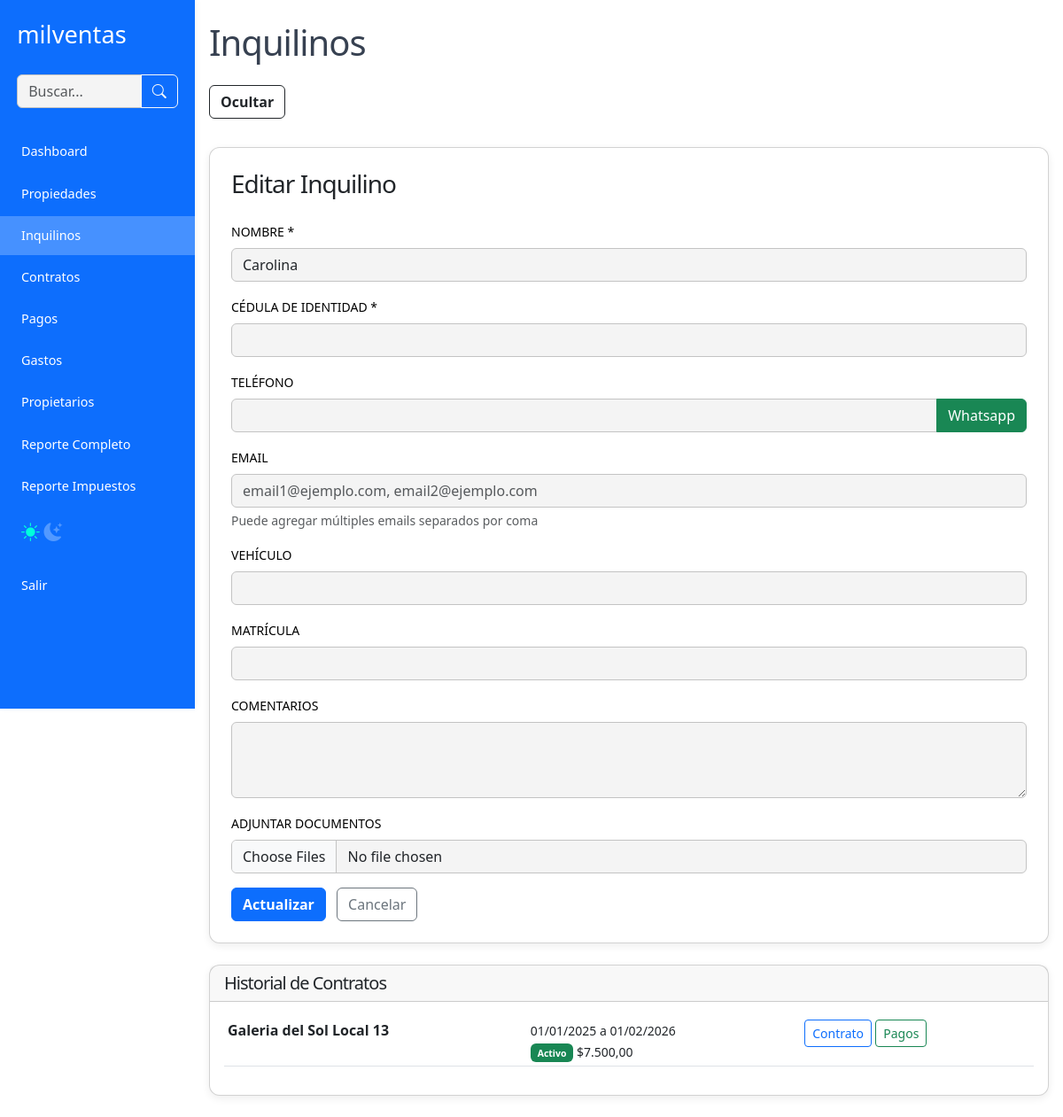
Screenshot of /inquilinos.php?edit=2 (signed in) with the database file from the repository.
### tables this page shows
CREATE TABLE IF NOT EXISTS `inquilinos` (
  `id` int(11) NOT NULL AUTO_INCREMENT,
  `nombre` varchar(255) NOT NULL,
  `cedula` varchar(100) NOT NULL,
  `telefono` varchar(20) DEFAULT NULL,
  `vehiculo` varchar(100) DEFAULT NULL,
  `matricula` varchar(50) DEFAULT NULL,
  `documentos` text NOT NULL,
  `usuario_id` int(11) NOT NULL,
  `fecha_creacion` datetime DEFAULT NULL,
  `fecha_modificacion` datetime DEFAULT NULL,
  PRIMARY KEY (`id`)
);

CREATE TABLE IF NOT EXISTS `contratos` (
  `id` int(11) NOT NULL AUTO_INCREMENT,
  `inquilino_id` int(11) DEFAULT NULL,
  `propiedad_id` int(11) DEFAULT NULL,
  `fecha_inicio` date DEFAULT NULL,
  `fecha_fin` date DEFAULT NULL,
  `importe` decimal(10,2) DEFAULT NULL,
  `garantia` varchar(100) DEFAULT NULL,
  `corredor` varchar(100) DEFAULT NULL,
  `estado` enum('activo','finalizado') DEFAULT NULL,
  `documentos` text,
  `usuario_id` int(11) NOT NULL,
  `fecha_creacion` datetime DEFAULT NULL,
  `fecha_modificacion` datetime DEFAULT NULL,
  PRIMARY KEY (`id`)
);

CREATE TABLE IF NOT EXISTS `propiedades` (
  `id` int(11) NOT NULL AUTO_INCREMENT,
  `nombre` varchar(255) NOT NULL,
  `tipo` varchar(100) DEFAULT NULL,
  `direccion` varchar(255) DEFAULT NULL,
  `galeria` text,
  `local` varchar(100) DEFAULT NULL,
  `precio` decimal(10,2) DEFAULT NULL,
  `incluye_gc` tinyint(1) DEFAULT NULL,
  `gastos_comunes` decimal(10,2) DEFAULT NULL,
  `estado` enum('alquilado','libre','en venta','uso propio') DEFAULT NULL,
  `propietario_id` int(11) DEFAULT NULL,
  `anep` varchar(100) DEFAULT NULL,
  `ose` varchar(100) DEFAULT NULL,
  `ute` varchar(100) DEFAULT NULL,
  `padron` varchar(100) DEFAULT NULL,
  `contribucion_inmobiliaria` varchar(100) DEFAULT NULL,
  `imm_tasa_general` varchar(100) DEFAULT NULL,
  `imm_tarifa_saneamiento` varchar(100) DEFAULT NULL,
  `imm_instalaciones` varchar(100) DEFAULT NULL,
  `imm_adicional_mercantil` varchar(100) DEFAULT NULL,
  `convenios` varchar(100) DEFAULT NULL,
  `comentarios` text,
  `usuario_id` int(11) NOT NULL,
  `fecha_creacion` datetime DEFAULT NULL,
  `fecha_modificacion` datetime DEFAULT NULL,
  `imagenes` text NOT NULL,
  `documentos` text NOT NULL,
  PRIMARY KEY (`id`),
  KEY `idx_usuario_id` (`usuario_id`)
);

### inquilinos.php (the view, shortened to what this page needs)
<?php
require_once 'config.php';
$edit_id = intval($_GET['edit'] ?? 0);
$message = '';
$errors = [];
$inquilino_id = 0;
$show_form = isset($_GET['add']) && $_GET['add'] === 'true';
if ($_SERVER['REQUEST_METHOD'] === 'POST') {
  $nombre = clean_input($_POST['nombre'] ?? '');
  $cedula = clean_input($_POST['cedula'] ?? '');
  $telefono = clean_input($_POST['telefono'] ?? '');
  $email = clean_input($_POST['email'] ?? '');
  $vehiculo = clean_input($_POST['vehiculo'] ?? '');
  $matricula = clean_input($_POST['matricula'] ?? '');
  $comentarios = clean_input($_POST['comentarios'] ?? '');
  $documentos_subidos = [];
  $documentos_anteriores = json_decode($_POST['existing_docs'] ?? '[]', true);
  if (!is_array($documentos_anteriores)) $documentos_anteriores = [];
  if (!empty($_FILES['documentos']['name'][0])) {
    $upload_dir = __DIR__ . '/uploads/';
    if (!file_exists($upload_dir)) {
      mkdir($upload_dir, 0755, true);
    }
    foreach ($_FILES['documentos']['name'] as $k => $name) {
      $tmp_name = $_FILES['documentos']['tmp_name'][$k];
      $basename = uniqid() . '-' . basename($name);
      if (move_uploaded_file($tmp_name, $upload_dir . $basename)) {
        $documentos_subidos[] = $basename;
      } else {
        $errors[] = "Error al subir el documento: $name";
      }
    }
  }
  if (!$nombre) $errors[] = "El nombre es obligatorio.";
  if (!$cedula) $errors[] = "La cédula de identidad es obligatoria.";
  if (empty($errors)) {
    $todos_docs = array_merge($documentos_anteriores, $documentos_subidos);
    $docs_json = json_encode($todos_docs);
    if (isset($_POST['edit_id']) && intval($_POST['edit_id']) > 0) {
      $edit_id = intval($_POST['edit_id']);
      $fecha_modificacion = date('Y-m-d H:i:s');
      $stmt = $pdo->prepare("UPDATE inquilinos SET nombre=?, cedula=?, telefono=?, email=?, vehiculo=?, matricula=?, documentos=?, comentarios=?, fecha_modificacion=? WHERE id=?");
      $stmt->execute([$nombre, $cedula, $telefono, $email, $vehiculo, $matricula, $docs_json, $comentarios, $fecha_modificacion, $edit_id]);
      $message = "Inquilino actualizado correctamente.";
      $inquilino_id = $edit_id;
    } else {
      $usuario_id = $_SESSION['user_id'];
      $fecha_creacion = date('Y-m-d H:i:s');
      $stmt = $pdo->prepare("INSERT INTO inquilinos (nombre, cedula, telefono, email, vehiculo, matricula, documentos, comentarios, usuario_id, fecha_creacion) VALUES (?, ?, ?, ?, ?, ?, ?, ?, ?, ?)");
      $stmt->execute([$nombre, $cedula, $telefono, $email, $vehiculo, $matricula, $docs_json, $comentarios, $usuario_id, $fecha_creacion]);
      $message = "Inquilino creado correctamente.";
      $inquilino_id = $pdo->lastInsertId();
    }
    header("Location: inquilinos.php?msg=" . urlencode($message) . "&inquilino_id=" . $inquilino_id);
    exit();
  } else {
    $edit_data = [
      'nombre' => $nombre,
      'cedula' => $cedula,
      'telefono' => $telefono,
      'email' => $email,
      'vehiculo' => $vehiculo,
      'matricula' => $matricula,
      'comentarios' => $comentarios,
      'documentos_arr' => array_merge($documentos_anteriores, $documentos_subidos)
    ];
    $edit_id = intval($_POST['edit_id'] ?? 0);
  }
} else if ($edit_id) {
  $stmt = $pdo->prepare("SELECT * FROM inquilinos WHERE id = ?");
  $stmt->execute([$edit_id]);
  $edit_data = $stmt->fetch(PDO::FETCH_ASSOC);
  if ($edit_data) {
    $edit_data['documentos_arr'] = json_decode($edit_data['documentos'], true) ?: [];
    $edit_data['comentarios'] = $edit_data['comentarios'] ?? '';
  } else {
    $edit_id = 0;
    $edit_data = null;
  }
} else {
  $edit_data = null;
}
include 'includes/header_nav.php';
?>
<main class="container container-main py-4">
  <h1>Inquilinos</h1>
  <button class="btn btn-outline-dark mb-3" type="button" data-bs-toggle="collapse" data-bs-target="#formInquilinoCollapse" aria-expanded="<?= $show_form || $edit_id || !empty($errors) ? 'true' : 'false' ?>" aria-controls="formInquilinoCollapse" style="font-weight:600;">
    <?= $show_form || $edit_id || !empty($errors) ? 'Ocultar' : 'Agregar Nuevo Inquilino' ?>
  </button>
  <div class="collapse <?= $show_form || $edit_id || !empty($errors) ? 'show' : '' ?>" id="formInquilinoCollapse">
    <div class="card p-4 mb-4 mt-3">
      <h3><?= $edit_id ? "Editar Inquilino" : "Nuevo Inquilino" ?></h3>
      <form method="POST" enctype="multipart/form-data" novalidate>
        <div class="mb-3">
          <label for="nombre" class="form-label">Nombre *</label>
          <input type="text" class="form-control" id="nombre" name="nombre" required value="<?= htmlspecialchars($edit_data['nombre'] ?? '') ?>" />
        </div>
        <div class="mb-3">
          <label for="cedula" class="form-label">Cédula de Identidad *</label>
          <input type="number" class="form-control" id="cedula" name="cedula" required value="<?= htmlspecialchars($edit_data['cedula'] ?? '') ?>" />
        </div>
        <div class="mb-3">
          <label for="telefono" class="form-label">Teléfono</label>
          <div class="input-group">
            <input type="text" class="form-control" id="telefono" name="telefono" value="<?= htmlspecialchars($edit_data['telefono'] ?? '') ?>" />
            <button type="button" class="btn btn-success" id="btnWhatsapp" onclick="abrirWhatsapp()">Whatsapp</button>
          </div>
        </div>
        <div class="mb-3">
          <label for="email" class="form-label">Email</label>
          <input type="text" class="form-control" id="email" name="email" placeholder="email1@ejemplo.com, email2@ejemplo.com" value="<?= htmlspecialchars($edit_data['email'] ?? '') ?>" />
          <div class="form-text">Puede agregar múltiples emails separados por coma</div>
        </div>
        <div class="mb-3">
          <label for="vehiculo" class="form-label">Vehículo</label>
          <input type="text" class="form-control" id="vehiculo" name="vehiculo" value="<?= htmlspecialchars($edit_data['vehiculo'] ?? '') ?>" />
        </div>
        <div class="mb-3">
          <label for="matricula" class="form-label">Matrícula</label>
          <input type="text" class="form-control" id="matricula" name="matricula" value="<?= htmlspecialchars($edit_data['matricula'] ?? '') ?>" />
        </div>
        <div class="mb-3">
          <label for="comentarios" class="form-label">Comentarios</label>
          <textarea class="form-control" id="comentarios" name="comentarios" rows="3"><?= htmlspecialchars($edit_data['comentarios'] ?? '') ?></textarea>
        </div>
        <div class="mb-3">
          <label for="documentos" class="form-label">Adjuntar Documentos</label>
          <input type="file" name="documentos[]" multiple class="form-control" />
        </div>
        <button type="submit" class="btn btn-primary fw-semibold"><?= $edit_id ? "Actualizar" : "Guardar" ?></button>
        <?php if ($edit_id): ?>
          <a href="inquilinos.php" class="btn btn-outline-secondary ms-2">Cancelar</a>
        <?php endif; ?>
      </form>
    </div>
  </div>
  <?php if ($edit_id): ?>
    <div class="card mt-4">
      <div class="card-header">
        <h5 class="mb-0">Historial de Contratos</h5>
      </div>
      <div class="card-body">
        <?php
        $stmt_contratos = $pdo->prepare("
          SELECT
            c.id AS contrato_id,
            c.fecha_inicio,
            c.fecha_fin,
            c.importe,
            c.estado,
            c.fecha_creacion,
            p.nombre AS propiedad_nombre,
            p.id AS propiedad_id,
            p.direccion AS propiedad_direccion
          FROM contratos c
          LEFT JOIN propiedades p ON c.propiedad_id = p.id
          WHERE c.inquilino_id = ?
          ORDER BY c.fecha_inicio DESC
        ");
        $stmt_contratos->execute([$edit_id]);
        $contratos_historial = $stmt_contratos->fetchAll(PDO::FETCH_ASSOC);
        ?>
        <?php if (empty($contratos_historial)): ?>
          <p class="text-muted">No hay contratos registrados para este inquilino.</p>
        <?php else: ?>
          <div class="table-responsive">
            <table class="table table-sm">
              <tbody>
                <?php foreach ($contratos_historial as $contrato): ?>
                  <tr>
                    <td>
                      <?php if ($contrato['propiedad_nombre']): ?>
                        <a href="propiedades.php?edit=<?= $contrato['propiedad_id'] ?>" class="text-decoration-none text-dark fw-bold">
                          <?= htmlspecialchars($contrato['propiedad_nombre']) ?>
                        </a>
                      <?php else: ?>
                        <span class="text-muted">Propiedad eliminada</span>
                      <?php endif; ?>
                    </td>
                    <td>
                      <small>
                        <?= date('d/m/Y', strtotime($contrato['fecha_inicio'])) ?> a <?= date('d/m/Y', strtotime($contrato['fecha_fin'])) ?><br>
                        <?php
                        $estado_class = $contrato['estado'] === 'activo' ? 'bg-success' : 'bg-secondary';
                        $estado_text = ucfirst($contrato['estado']);
                        ?>
                        <span class="badge <?= $estado_class ?>"><?= $estado_text ?></span>
                        $<?= number_format($contrato['importe'], 2, ',', '.') ?>
                      </small>
                    </td>
                    <td>
                      <a href="contratos.php?edit=<?= $contrato['contrato_id'] ?>" class="btn btn-sm btn-outline-primary">
                        Contrato
                      </a>
                      <a href="pagos.php?contrato_id=<?= $contrato['contrato_id'] ?>" class="btn btn-sm btn-outline-success">
                        Pagos
                      </a>
                    </td>
                  </tr>
                <?php endforeach; ?>
              </tbody>
            </table>
          </div>
        <?php endif; ?>
      </div>
    </div>
  <?php endif; ?>
</main>
<?php
include 'includes/footer.php';
?>

### includes/styles.css (style rules this page uses)
:root { --color-fondo: #ffffff; --color-texto: #374151; --color-primario: #0d6efd; --color-primario-hover: #4691ff; --color-navbar: #fff; --color-sidebar: #0d6efd; --color-card: #fff; --color-borde: #c3c3c3; --color-input: #f4f4f4; --color-acento: #fff700; }
body { background: var(--color-fondo); color: var(--color-texto); }
.card, .table-responsive { background: var(--color-card); }
.form-control, .form-select { background: var(--color-input); border: solid 1px var(--color-borde); }
body { font-family: ui-sans-serif, system-ui, sans-serif, 'Apple Color Emoji', 'Segoe UI Emoji', 'Segoe UI Symbol', 'Noto Color Emoji', -webkit-bodyui-sans-serif, "Noto Sans", Roboto, "Segoe UI", system-ui, -apple-system, "Helvetica Neue", Arial, "Liberation Sans", sans-serif, "Apple Color Emoji", "Segoe UI Emoji", "Segoe UI Symbol", "Noto Color Emoji"; background: #ffffff; color: #374151; padding-top: 5.5rem; min-height: 100vh; margin: 0; }
.container-main { max-width: 1200px; margin: auto; padding: 1rem; }
h1, h2, h3, h4, h5 { margin-bottom: 1.5rem; letter-spacing: -1px; }
label, .accordion-button { font-weight: normal; font-size: 14px; letter-spacing: 0px; text-transform: uppercase; color: #000000; }
.card { border-radius: 0.75rem; box-shadow: 0 3px 10px rgb(0 0 0 / 0.07); background: #fff; }
.table-responsive { border-radius: 0.75rem; }
.badge { font-size: 0.75em; padding: 0.5em 0.75em; }
@media (min-width: 992px) { body { padding-left: 220px; padding-top: 0px; } }

### rows the page displays
inquilinos: nombre "Carolina"
contratos: propiedad.nombre "Galeria del Sol Local 13", fecha_inicio "01/01/2025", fecha_fin "01/02/2026", estado "Activo", importe "7.500,00"
